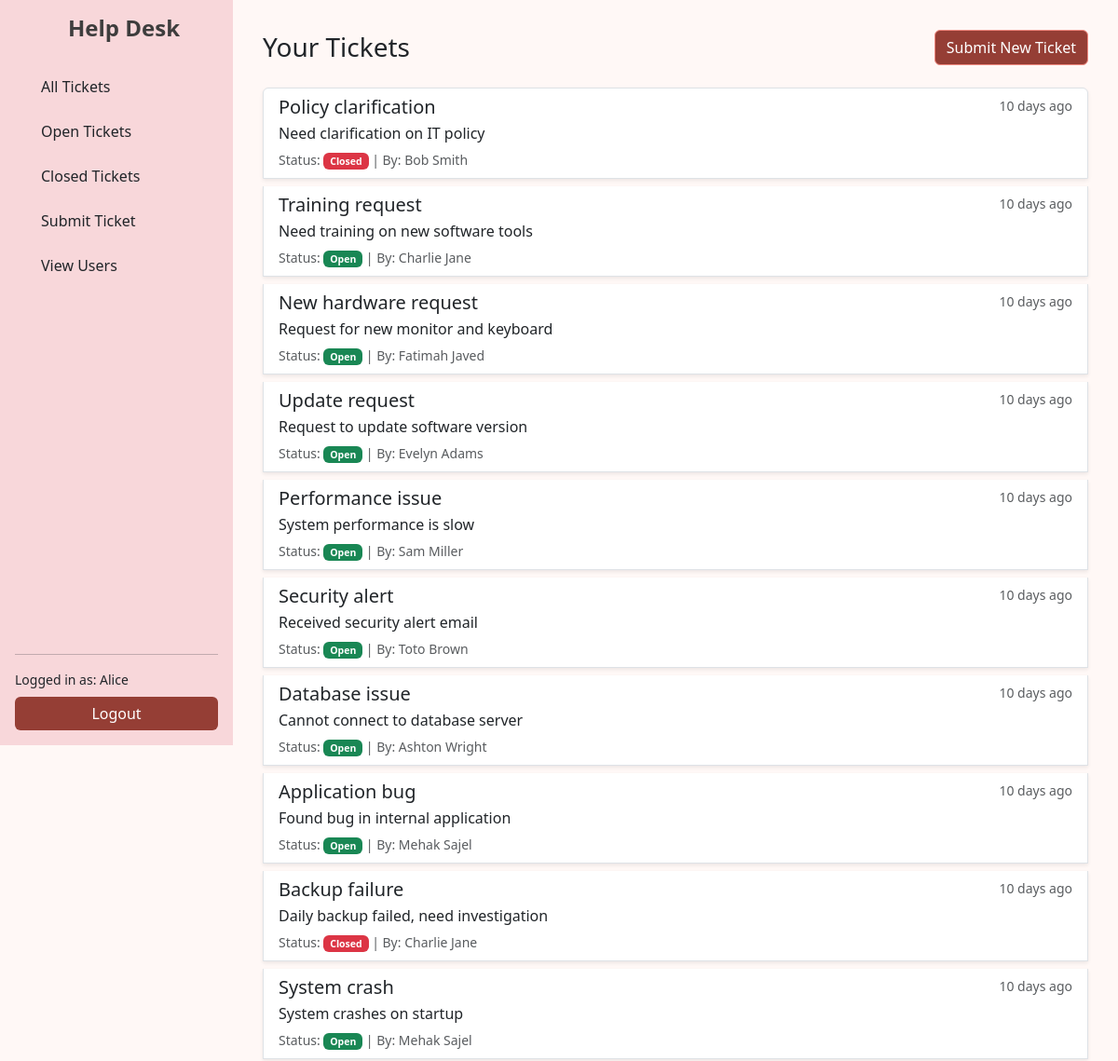
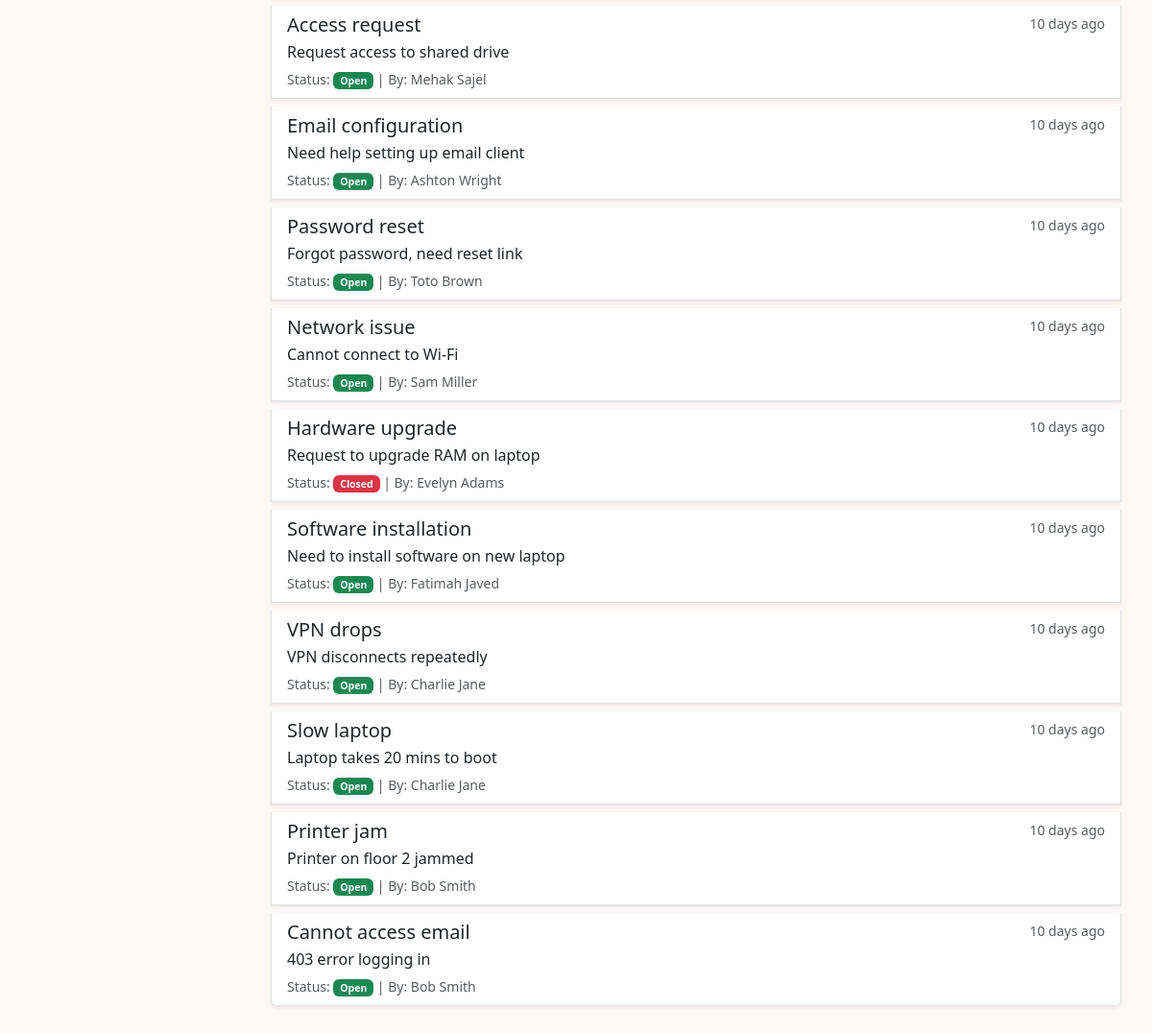
The app's page /dashboard (signed in) with its own data (2 pictures, top to bottom).
### tables this page shows
CREATE TABLE tickets (
    id INTEGER PRIMARY KEY AUTOINCREMENT,
    title TEXT NOT NULL,
    description TEXT NOT NULL,
    status TEXT DEFAULT 'Open',
    user_id INTEGER,
    created_at TIMESTAMP DEFAULT CURRENT_TIMESTAMP,
    updated_at TIMESTAMP DEFAULT CURRENT_TIMESTAMP,
    FOREIGN KEY (user_id) REFERENCES users(id) ON DELETE CASCADE
);

### app.py (the view)
@app.route('/dashboard')
def dashboard():
    if 'user_id' not in session:
        return redirect(url_for('login'))
    db = get_db()
    user_id = session['user_id']
    role = session['role']
    status = request.args.get('status')
    q = '''
        SELECT t.*, u.first_name || ' ' || u.last_name AS creator_name
        FROM tickets t
        JOIN users u ON t.user_id = u.id
    '''
    params = ()
    if role != 'admin':
        q += ' WHERE t.user_id = ?'
        params = (user_id,)
    if status:
        if 'WHERE' in q:
            q += ' AND t.status = ?'
        else:
            q += ' WHERE t.status = ?'
        params += (status,)
    q += ' ORDER BY t.id DESC'
    tickets = db.execute(q, params).fetchall()
    return render_template('show_tickets.html', tickets=tickets)

### app.py (called while the page is built)
def connect_db():
    rv = sqlite3.connect(app.config['DATABASE'])
    rv.row_factory = sqlite3.Row
    return rv

def get_db():
    if 'sqlite_db' not in g:
        g.sqlite_db = connect_db()
    return g.sqlite_db

@app.template_filter('naturaltime')
def naturaltime_filter(value):
    if not value:
        return ''
    try:
        dt = datetime.strptime(value, '%Y-%m-%d %H:%M:%S')
        return humanize.naturaltime(datetime.utcnow() - dt)
    except Exception:
        return value

### templates/show_tickets.html (shortened to what this page needs)
{% extends 'base_dashboard.html' %}
{% block content %}
<div class="d-flex justify-content-between align-items-center mb-4">
  <h3 class="mb-0">Your Tickets</h3>
  <a href="{{ url_for('submit_ticket') }}" class="btn btn-primary">Submit New Ticket</a>
</div>
<div class="list-group">
  {% for ticket in tickets %}
  <a href="{{ url_for('view_ticket', ticket_id=ticket['id']) }}" class="list-group-item list-group-item-action shadow-sm mb-2">
    <div class="d-flex w-100 justify-content-between">
      <h5 class="mb-1">{{ ticket['title'] }}</h5>
      <small class="text-muted">{{ ticket['created_at'] | naturaltime }}</small>
    </div>
    <p class="mb-1 text-truncate">{{ ticket['description'] }}</p>
    <small class="text-muted">
      Status:
      <span class="badge {{ 'bg-danger' if ticket['status'] == 'Closed' else 'bg-success' }}">
        {{ ticket['status'] }}
      </span>
      | By: {{ ticket['creator_name'] }}
    </small>
  </a>
  {% else %}
  <div class="alert alert-info">No tickets found.</div>
  {% endfor %}
</div>
{% endblock %}

### templates/base_dashboard.html (shortened to what this page needs)
<!doctype html>
<html lang="en">
<head>
  <link href="https://cdn.jsdelivr.net/npm/bootstrap@5.3.3/dist/css/bootstrap.min.css" rel="stylesheet">
  <link href="{{ url_for('static', filename='css/style.css') }}" rel="stylesheet">
</head>
<body>
  <div class="d-flex" style="min-height: 100vh;">
    {% if session.get('user_id') %}
    <div class="sidebar bg-danger-subtle d-flex flex-column p-3 text-dark"
         style="width: 250px; position: fixed; height: 100vh;">
      <h4 class="text-center mb-4">Help Desk</h4>
      <div class="nav-links">
        <ul class="nav nav-pills flex-column mb-auto">
          <li><a href="{{ url_for('dashboard') }}" class="nav-link text-dark">All Tickets</a></li>
          <li><a href="{{ url_for('dashboard') }}?status=Open" class="nav-link text-dark">Open Tickets</a></li>
          <li><a href="{{ url_for('dashboard') }}?status=Closed" class="nav-link text-dark">Closed Tickets</a></li>
          <li><a href="{{ url_for('submit_ticket') }}" class="nav-link text-dark">Submit Ticket</a></li>
          {% if session.get('role') == 'admin' %}
            <li><a href="{{ url_for('view_users') }}" class="nav-link text-dark">View Users</a></li>
          {% endif %}
        </ul>
      </div>
      <hr>
      <div class="small mb-2">Logged in as: {{ session.get('first_name', 'Guest') }}</div>
      <a href="{{ url_for('logout') }}" class="btn btn-outline-danger w-100">Logout</a>
    </div>
    {% endif %}
    <div class="flex-grow-1"
         style="padding: 2rem;{{ ' margin-left: 250px;' if session.get('user_id') else '' }}">
      {% block content %}{% endblock %}
    </div>
  </div>
</body>
</html>

### static/css/style.css (style rules this page uses)
body { margin: 0; font-family: system-ui, sans-serif; background-color: #fff8f6; }
.sidebar { position: fixed; top: 0; left: 0; height: 100vh; width: 250px; background-color: #c83e3e; color: #fff; display: flex; flex-direction: column; padding-top: 2rem; z-index: 1000; }
.sidebar h4 { color: #3e3d3d; font-weight: bold; margin-bottom: 1rem; padding-left: 1rem; }
.sidebar .nav-links { flex-grow: 1; padding: 0 1rem; }
.sidebar .nav-links a { color: #fff; text-decoration: none; display: block; padding: 0.75rem; transition: all 0.2s; border-radius: 5px; }
.sidebar .btn { background-color: #953e35; border: none; color: #fff; }
.btn-primary { background-color: #953e35; border-color: #f28b82; color: #fff; }

### records on screen
tickets: title "Policy clarification", created_at "10 days ago", description "Need clarification on IT policy", status "Closed", creator_name "Bob Smith"
tickets: title "Training request", created_at "10 days ago", description "Need training on new software tools", status "Open", creator_name "Charlie Jane"
tickets: title "New hardware request", created_at "10 days ago", description "Request for new monitor and keyboard", status "Open", creator_name "Fatimah Javed"
tickets: title "Update request", created_at "10 days ago", description "Request to update software version", status "Open", creator_name "Evelyn Adams"
tickets: title "Performance issue", created_at "10 days ago", description "System performance is slow", status "Open", creator_name "Sam Miller"
tickets: title "Security alert", created_at "10 days ago", description "Received security alert email", status "Open", creator_name "Toto Brown"
tickets: title "Database issue", created_at "10 days ago", description "Cannot connect to database server", status "Open", creator_name "Ashton Wright"
tickets: title "Application bug", created_at "10 days ago", description "Found bug in internal application", status "Open", creator_name "Mehak Sajel"
tickets: title "Backup failure", created_at "10 days ago", description "Daily backup failed, need investigation", status "Closed", creator_name "Charlie Jane"
tickets: title "System crash", created_at "10 days ago", description "System crashes on startup", status "Open", creator_name "Mehak Sajel"
tickets: title "Access request", created_at "10 days ago", description "Request access to shared drive", status "Open", creator_name "Mehak Sajel"
tickets: title "Email configuration", created_at "10 days ago", description "Need help setting up email client", status "Open", creator_name "Ashton Wright"
tickets: title "Password reset", created_at "10 days ago", description "Forgot password, need reset link", status "Open", creator_name "Toto Brown"
tickets: title "Network issue", created_at "10 days ago", description "Cannot connect to Wi-Fi", status "Open", creator_name "Sam Miller"
tickets: title "Hardware upgrade", created_at "10 days ago", description "Request to upgrade RAM on laptop", status "Closed", creator_name "Evelyn Adams"
tickets: title "Software installation", created_at "10 days ago", description "Need to install software on new laptop", status "Open", creator_name "Fatimah Javed"
tickets: title "VPN drops", created_at "10 days ago", description "VPN disconnects repeatedly", status "Open", creator_name "Charlie Jane"
tickets: title "Slow laptop", created_at "10 days ago", description "Laptop takes 20 mins to boot", status "Open", creator_name "Charlie Jane"
tickets: title "Printer jam", created_at "10 days ago", description "Printer on floor 2 jammed", status "Open", creator_name "Bob Smith"
tickets: title "Cannot access email", created_at "10 days ago", description "403 error logging in", status "Open", creator_name "Bob Smith"

### other values on screen
{{ session.get('first_name', 'Guest') }} "Alice"
